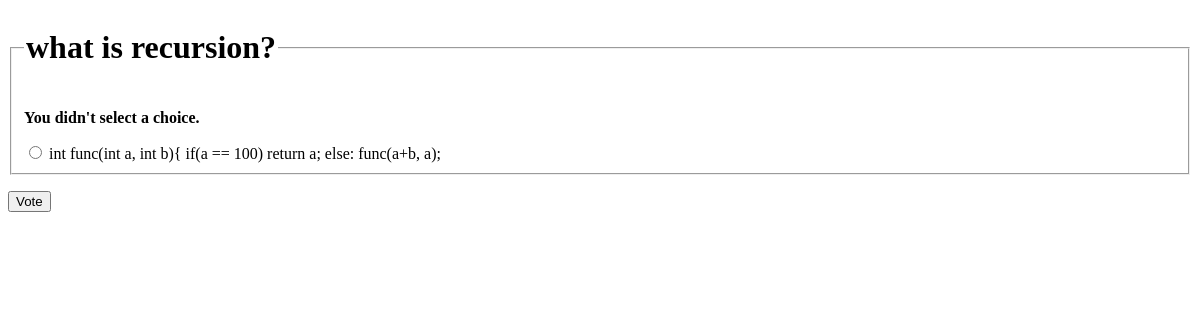
/datastructure/1/vote/, run on the app's committed database.
### datastructure/models.py (models this page shows, shortened)
class Question(models.Model):
    question_text = models.CharField(max_length=200)
    pub_date = models.DateTimeField('date published')

class Choice(models.Model):
    question = models.ForeignKey(Question, on_delete=models.CASCADE)
    choice_text = models.CharField(max_length=200)
    votes = models.IntegerField(default=0)

### datastructure/views.py (the view)
# urls.py: path('<int:question_id>/vote/', views.vote, name='vote'),
def vote(request, question_id):
    question = get_object_or_404(Question, pk=question_id)
    try:
        selected_choice = question.choice_set.get(pk=request.POST['choice'])
    except (KeyError, Choice.DoesNotExist):
        return render(request, 'datastructure/detail.html', {
            'question': question,
            'error_message': "You didn't select a choice.",
        })
    else:
        selected_choice.votes += 1
        selected_choice.save()
        return HttpResponseRedirect(reverse('datastructure:results', args=(question.id,)))

### datastructure/templates/datastructure/detail.html (shortened to what this page needs)
{% load static %}
<link rel="stylesheet" type="text/css" href="{% static 'datastructure/style.css' %}">
<form action="{% url 'datastructure:vote' question.id %}" method="post">
    <fieldset>
        <legend><h1>{{ question.question_text }}</h1></legend>
        {% if error_message %}<p><strong>{{ error_message }}</strong></p>{% endif %}
        {% for choice in question.choice_set.all %}
            <input type="radio" name="choice" id="choice{{ forloop.counter }}" value="{{ choice.id }}">
            <label for="choice{{ forloop.counter }}">{{ choice.choice_text }}</label><br>
        {% endfor %}
    </fieldset>
    <input type="submit" value="Vote">
    </form>

### data on the page
Question: question_text "what is recursion?"
Choice: choice_text "int func(int a, int b){ if(a == 100) return a; else: func(a+b, a);"

### other printed values
{{ error_message }} "You didn't select a choice."
